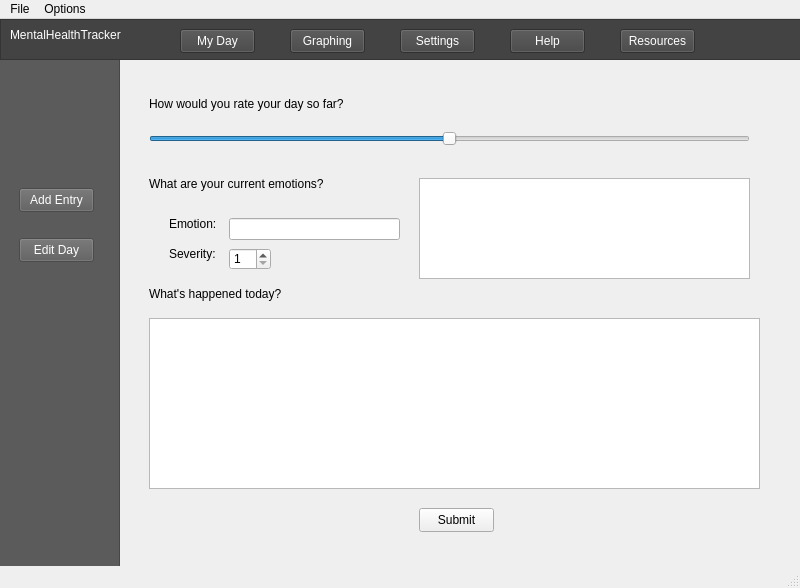
<?xml version="1.0" encoding="UTF-8"?>
<ui version="4.0">
 <class>MainWindow</class>
 <widget class="QMainWindow" name="MainWindow">
  <property name="geometry">
   <rect>
    <x>0</x>
    <y>0</y>
    <width>800</width>
    <height>588</height>
   </rect>
  </property>
  <property name="windowTitle">
   <string>MainWindow</string>
  </property>
  <widget class="QWidget" name="centralwidget">
   <widget class="QLabel" name="label">
    <property name="geometry">
     <rect>
      <x>10</x>
      <y>0</y>
      <width>121</width>
      <height>31</height>
     </rect>
    </property>
    <property name="styleSheet">
     <string notr="true">color: white</string>
    </property>
    <property name="text">
     <string>MentalHealthTracker</string>
    </property>
   </widget>
   <widget class="QStackedWidget" name="pages_stack">
    <property name="enabled">
     <bool>true</bool>
    </property>
    <property name="geometry">
     <rect>
      <x>-1</x>
      <y>39</y>
      <width>801</width>
      <height>521</height>
     </rect>
    </property>
    <property name="currentIndex">
     <number>0</number>
    </property>
    <widget class="QWidget" name="page_myDay">
     <widget class="QFrame" name="submenu_myDay">
      <property name="geometry">
       <rect>
        <x>0</x>
        <y>0</y>
        <width>121</width>
        <height>521</height>
       </rect>
      </property>
      <property name="styleSheet">
       <string notr="true">background-color: rgb(91, 91, 91)</string>
      </property>
      <property name="frameShape">
       <enum>QFrame::StyledPanel</enum>
      </property>
      <property name="frameShadow">
       <enum>QFrame::Raised</enum>
      </property>
      <widget class="QPushButton" name="btn_edit">
       <property name="enabled">
        <bool>false</bool>
       </property>
       <property name="geometry">
        <rect>
         <x>20</x>
         <y>180</y>
         <width>75</width>
         <height>24</height>
        </rect>
       </property>
       <property name="styleSheet">
        <string notr="true">color: white</string>
       </property>
       <property name="text">
        <string>Edit Day</string>
       </property>
      </widget>
      <widget class="QPushButton" name="btn_addEntry">
       <property name="enabled">
        <bool>false</bool>
       </property>
       <property name="geometry">
        <rect>
         <x>20</x>
         <y>130</y>
         <width>75</width>
         <height>24</height>
        </rect>
       </property>
       <property name="styleSheet">
        <string notr="true">color: white</string>
       </property>
       <property name="text">
        <string>Add Entry</string>
       </property>
      </widget>
     </widget>
     <widget class="QStackedWidget" name="substack_myDay">
      <property name="geometry">
       <rect>
        <x>120</x>
        <y>0</y>
        <width>681</width>
        <height>521</height>
       </rect>
      </property>
      <widget class="QWidget" name="subpage_newDay">
       <widget class="QTextEdit" name="entry_log">
        <property name="geometry">
         <rect>
          <x>30</x>
          <y>260</y>
          <width>611</width>
          <height>171</height>
         </rect>
        </property>
       </widget>
       <widget class="QLabel" name="label_rating">
        <property name="geometry">
         <rect>
          <x>30</x>
          <y>30</y>
          <width>221</width>
          <height>31</height>
         </rect>
        </property>
        <property name="text">
         <string>How would you rate your day so far?</string>
        </property>
       </widget>
       <widget class="QLabel" name="label_emotions">
        <property name="geometry">
         <rect>
          <x>30</x>
          <y>110</y>
          <width>181</width>
          <height>31</height>
         </rect>
        </property>
        <property name="text">
         <string>What are your current emotions?</string>
        </property>
       </widget>
       <widget class="QLabel" name="label_log">
        <property name="geometry">
         <rect>
          <x>30</x>
          <y>220</y>
          <width>201</width>
          <height>31</height>
         </rect>
        </property>
        <property name="text">
         <string>What's happened today?</string>
        </property>
       </widget>
       <widget class="QPushButton" name="btn_submit">
        <property name="geometry">
         <rect>
          <x>300</x>
          <y>450</y>
          <width>75</width>
          <height>24</height>
         </rect>
        </property>
        <property name="text">
         <string>Submit</string>
        </property>
       </widget>
       <widget class="QSlider" name="slider_rating">
        <property name="geometry">
         <rect>
          <x>30</x>
          <y>70</y>
          <width>601</width>
          <height>22</height>
         </rect>
        </property>
        <property name="cursor">
         <cursorShape>PointingHandCursor</cursorShape>
        </property>
        <property name="maximum">
         <number>10</number>
        </property>
        <property name="sliderPosition">
         <number>5</number>
        </property>
        <property name="orientation">
         <enum>Qt::Horizontal</enum>
        </property>
       </widget>
       <widget class="QLineEdit" name="lineEntry_emotion">
        <property name="geometry">
         <rect>
          <x>110</x>
          <y>160</y>
          <width>171</width>
          <height>22</height>
         </rect>
        </property>
       </widget>
       <widget class="QListWidget" name="list_emotions">
        <property name="geometry">
         <rect>
          <x>300</x>
          <y>120</y>
          <width>331</width>
          <height>101</height>
         </rect>
        </property>
       </widget>
       <widget class="QLabel" name="label_emotionLine">
        <property name="geometry">
         <rect>
          <x>50</x>
          <y>150</y>
          <width>60</width>
          <height>31</height>
         </rect>
        </property>
        <property name="text">
         <string>Emotion:</string>
        </property>
       </widget>
       <widget class="QSpinBox" name="spin_severity">
        <property name="geometry">
         <rect>
          <x>110</x>
          <y>190</y>
          <width>42</width>
          <height>22</height>
         </rect>
        </property>
        <property name="minimum">
         <number>1</number>
        </property>
        <property name="maximum">
         <number>10</number>
        </property>
       </widget>
       <widget class="QLabel" name="label_emotionSeverity">
        <property name="geometry">
         <rect>
          <x>50</x>
          <y>180</y>
          <width>60</width>
          <height>31</height>
         </rect>
        </property>
        <property name="text">
         <string>Severity:</string>
        </property>
       </widget>
      </widget>
      <widget class="QWidget" name="subpage_thanks">
       <widget class="QLabel" name="label_2">
        <property name="geometry">
         <rect>
          <x>250</x>
          <y>180</y>
          <width>131</width>
          <height>51</height>
         </rect>
        </property>
        <property name="text">
         <string>Thank you for sharing!</string>
        </property>
       </widget>
       <widget class="QLabel" name="label_3">
        <property name="geometry">
         <rect>
          <x>190</x>
          <y>240</y>
          <width>301</width>
          <height>71</height>
         </rect>
        </property>
        <property name="text">
         <string>Come back tomorrow to keep up with your log!</string>
        </property>
       </widget>
      </widget>
      <widget class="QWidget" name="subpage_edit"/>
      <widget class="QWidget" name="subpage_log">
       <widget class="QTextEdit" name="entry_logUpdate">
        <property name="geometry">
         <rect>
          <x>30</x>
          <y>110</y>
          <width>621</width>
          <height>321</height>
         </rect>
        </property>
       </widget>
       <widget class="QPushButton" name="btn_updateLog">
        <property name="geometry">
         <rect>
          <x>300</x>
          <y>450</y>
          <width>75</width>
          <height>24</height>
         </rect>
        </property>
        <property name="text">
         <string>Update Log</string>
        </property>
       </widget>
       <widget class="QLabel" name="label_logUpdate">
        <property name="geometry">
         <rect>
          <x>30</x>
          <y>80</y>
          <width>171</width>
          <height>16</height>
         </rect>
        </property>
        <property name="text">
         <string>What's been happening?</string>
        </property>
       </widget>
      </widget>
     </widget>
    </widget>
    <widget class="QWidget" name="page_help"/>
    <widget class="QWidget" name="page_resources"/>
    <widget class="QWidget" name="page_settings"/>
    <widget class="QWidget" name="page_graphing">
     <widget class="QFrame" name="submenu_myDay_2">
      <property name="geometry">
       <rect>
        <x>0</x>
        <y>0</y>
        <width>121</width>
        <height>521</height>
       </rect>
      </property>
      <property name="styleSheet">
       <string notr="true">background-color: rgb(91, 91, 91)</string>
      </property>
      <property name="frameShape">
       <enum>QFrame::StyledPanel</enum>
      </property>
      <property name="frameShadow">
       <enum>QFrame::Raised</enum>
      </property>
      <widget class="QPushButton" name="btn_addEntry_2">
       <property name="enabled">
        <bool>false</bool>
       </property>
       <property name="geometry">
        <rect>
         <x>20</x>
         <y>130</y>
         <width>75</width>
         <height>24</height>
        </rect>
       </property>
       <property name="styleSheet">
        <string notr="true">color: white</string>
       </property>
       <property name="text">
        <string>Type</string>
       </property>
      </widget>
     </widget>
     <widget class="QStackedWidget" name="substack_myDay_2">
      <property name="geometry">
       <rect>
        <x>120</x>
        <y>0</y>
        <width>681</width>
        <height>521</height>
       </rect>
      </property>
      <widget class="QWidget" name="subpage_newDay_2">
       <widget class="QLabel" name="label_rating_2">
        <property name="geometry">
         <rect>
          <x>220</x>
          <y>110</y>
          <width>221</width>
          <height>31</height>
         </rect>
        </property>
        <property name="text">
         <string>Please choose a graph type:</string>
        </property>
       </widget>
       <widget class="QPushButton" name="pushButton_3">
        <property name="geometry">
         <rect>
          <x>400</x>
          <y>240</y>
          <width>75</width>
          <height>24</height>
         </rect>
        </property>
        <property name="text">
         <string>Line</string>
        </property>
       </widget>
       <widget class="QPushButton" name="pushButton">
        <property name="geometry">
         <rect>
          <x>140</x>
          <y>240</y>
          <width>75</width>
          <height>24</height>
         </rect>
        </property>
        <property name="text">
         <string>Bar</string>
        </property>
       </widget>
       <widget class="QPushButton" name="pushButton_2">
        <property name="geometry">
         <rect>
          <x>270</x>
          <y>240</y>
          <width>75</width>
          <height>24</height>
         </rect>
        </property>
        <property name="text">
         <string>Scatter</string>
        </property>
       </widget>
      </widget>
     </widget>
    </widget>
   </widget>
   <widget class="QFrame" name="frame">
    <property name="geometry">
     <rect>
      <x>0</x>
      <y>0</y>
      <width>801</width>
      <height>41</height>
     </rect>
    </property>
    <property name="autoFillBackground">
     <bool>false</bool>
    </property>
    <property name="styleSheet">
     <string notr="true">background-color: rgb(67, 67, 67)</string>
    </property>
    <property name="frameShape">
     <enum>QFrame::StyledPanel</enum>
    </property>
    <property name="frameShadow">
     <enum>QFrame::Raised</enum>
    </property>
    <widget class="QPushButton" name="btn_myDay">
     <property name="geometry">
      <rect>
       <x>180</x>
       <y>10</y>
       <width>75</width>
       <height>24</height>
      </rect>
     </property>
     <property name="styleSheet">
      <string notr="true">color: white</string>
     </property>
     <property name="text">
      <string>My Day</string>
     </property>
    </widget>
    <widget class="QPushButton" name="btn_graphing">
     <property name="geometry">
      <rect>
       <x>290</x>
       <y>10</y>
       <width>75</width>
       <height>24</height>
      </rect>
     </property>
     <property name="styleSheet">
      <string notr="true">color: white</string>
     </property>
     <property name="text">
      <string>Graphing</string>
     </property>
    </widget>
    <widget class="QPushButton" name="btn_settings">
     <property name="geometry">
      <rect>
       <x>400</x>
       <y>10</y>
       <width>75</width>
       <height>24</height>
      </rect>
     </property>
     <property name="styleSheet">
      <string notr="true">color: white</string>
     </property>
     <property name="text">
      <string>Settings</string>
     </property>
    </widget>
    <widget class="QPushButton" name="btn_help">
     <property name="geometry">
      <rect>
       <x>510</x>
       <y>10</y>
       <width>75</width>
       <height>24</height>
      </rect>
     </property>
     <property name="styleSheet">
      <string notr="true">color: white</string>
     </property>
     <property name="text">
      <string>Help</string>
     </property>
    </widget>
    <widget class="QPushButton" name="btn_resources">
     <property name="geometry">
      <rect>
       <x>620</x>
       <y>10</y>
       <width>75</width>
       <height>24</height>
      </rect>
     </property>
     <property name="styleSheet">
      <string notr="true">color: white</string>
     </property>
     <property name="text">
      <string>Resources</string>
     </property>
    </widget>
   </widget>
   <zorder>pages_stack</zorder>
   <zorder>frame</zorder>
   <zorder>label</zorder>
  </widget>
  <widget class="QMenuBar" name="menubar">
   <property name="geometry">
    <rect>
     <x>0</x>
     <y>0</y>
     <width>800</width>
     <height>22</height>
    </rect>
   </property>
   <widget class="QMenu" name="menuFile">
    <property name="title">
     <string>File</string>
    </property>
    <addaction name="actionExport"/>
    <addaction name="actionSave"/>
    <addaction name="actionSave_As"/>
   </widget>
   <widget class="QMenu" name="menuSettings">
    <property name="title">
     <string>Options</string>
    </property>
   </widget>
   <addaction name="menuFile"/>
   <addaction name="menuSettings"/>
  </widget>
  <widget class="QStatusBar" name="statusbar"/>
  <action name="actionExport">
   <property name="text">
    <string>Export</string>
   </property>
  </action>
  <action name="actionSave">
   <property name="text">
    <string>Save</string>
   </property>
  </action>
  <action name="actionSave_As">
   <property name="text">
    <string>Save As</string>
   </property>
  </action>
 </widget>
 <tabstops>
  <tabstop>btn_myDay</tabstop>
  <tabstop>btn_graphing</tabstop>
  <tabstop>btn_settings</tabstop>
  <tabstop>btn_help</tabstop>
  <tabstop>btn_resources</tabstop>
  <tabstop>slider_rating</tabstop>
  <tabstop>lineEntry_emotion</tabstop>
  <tabstop>list_emotions</tabstop>
  <tabstop>entry_log</tabstop>
  <tabstop>btn_submit</tabstop>
  <tabstop>btn_addEntry</tabstop>
  <tabstop>btn_edit</tabstop>
  <tabstop>btn_updateLog</tabstop>
  <tabstop>entry_logUpdate</tabstop>
 </tabstops>
 <resources/>
 <connections/>
</ui>
